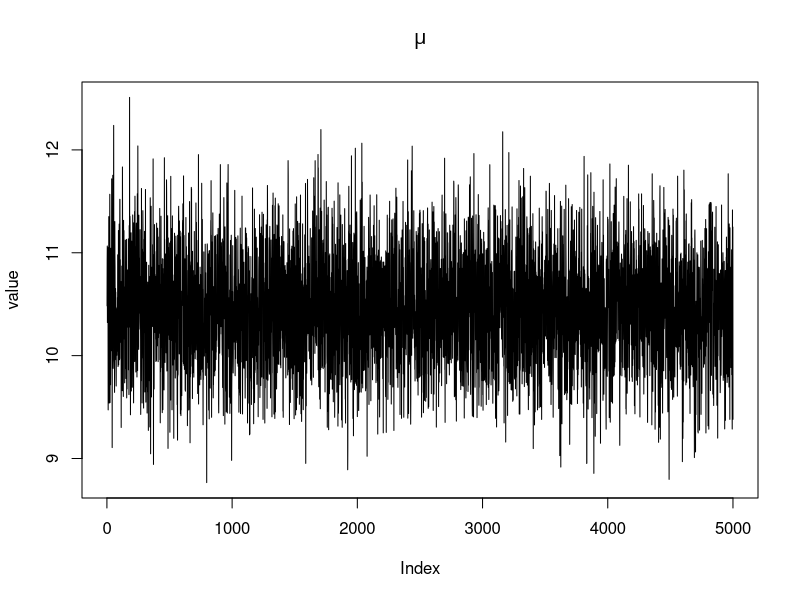

Recreate this plot in R.
set.seed(42)

# Simulate data
J <- 8
n_j <- rep(5, J)
sigma2 <- 1
tau2 <- 2
mu_true <- 10
theta_true <- rnorm(J, mu_true, sqrt(tau2))
y <- lapply(theta_true, function(th) rnorm(5, th, sqrt(sigma2)))

# Priors
mu0 <- 0; sigma0_sq <- 100

# Storage
T <- 5000
theta <- matrix(0, nrow=T, ncol=J)
mu <- numeric(T)

# Init
theta[1,] <- sapply(y, mean)
mu[1] <- mean(theta[1,])

for(t in 2:T){
  # sample theta_j
  for(j in 1:J){
    ybar <- mean(y[[j]])
    prec <- n_j[j]/sigma2 + 1/tau2
    mean_post <- (n_j[j]*ybar/sigma2 + mu[t-1]/tau2) / prec
    var_post <- 1/prec
    theta[t,j] <- rnorm(1, mean_post, sqrt(var_post))
  }
  
  # sample mu
  prec_mu <- J/tau2 + 1/sigma0_sq
  mean_mu <- (J*mean(theta[t,])/tau2 + mu0/sigma0_sq) / prec_mu
  var_mu <- 1/prec_mu
  mu[t] <- rnorm(1, mean_mu, sqrt(var_mu))
}

# Traceplot
plot(mu, type='l', main=expression(mu), ylab='value')
